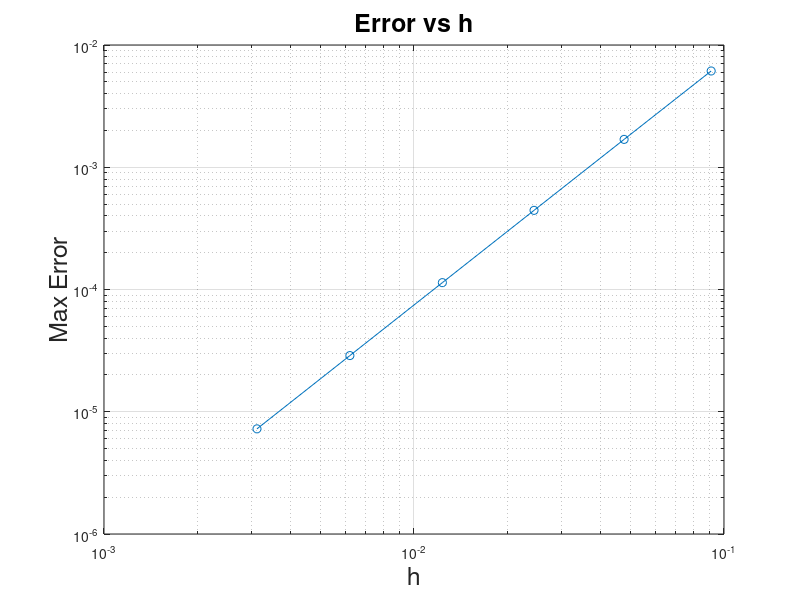

This chart was generated by the following MATLAB code:
format long g

error = [];
hs = [];
for n = [10, 20, 40, 80, 160, 320]
    h = 1/(n+1);
    x = (h:h:1-h)';
    f = (-pi^2 - 1) * sin(pi * x);
    uexact = sin(pi * x);

    main = -2 * ones(n,1);
    off = ones(n-1,1);
    L = (diag(main) + diag(off,1) + diag(off,-1)) / h^2;
    A = L - eye(n);

    unumeric = A \ f;
    error(end+1) = max(abs(unumeric - uexact));
    hs(end+1) = h;
end

loglog(hs, error, 'o-');
xlabel('h', 'fontsize', 18);
ylabel('Max Error', 'fontsize', 18);
title('Error vs h', 'fontsize', 18);
grid on;

